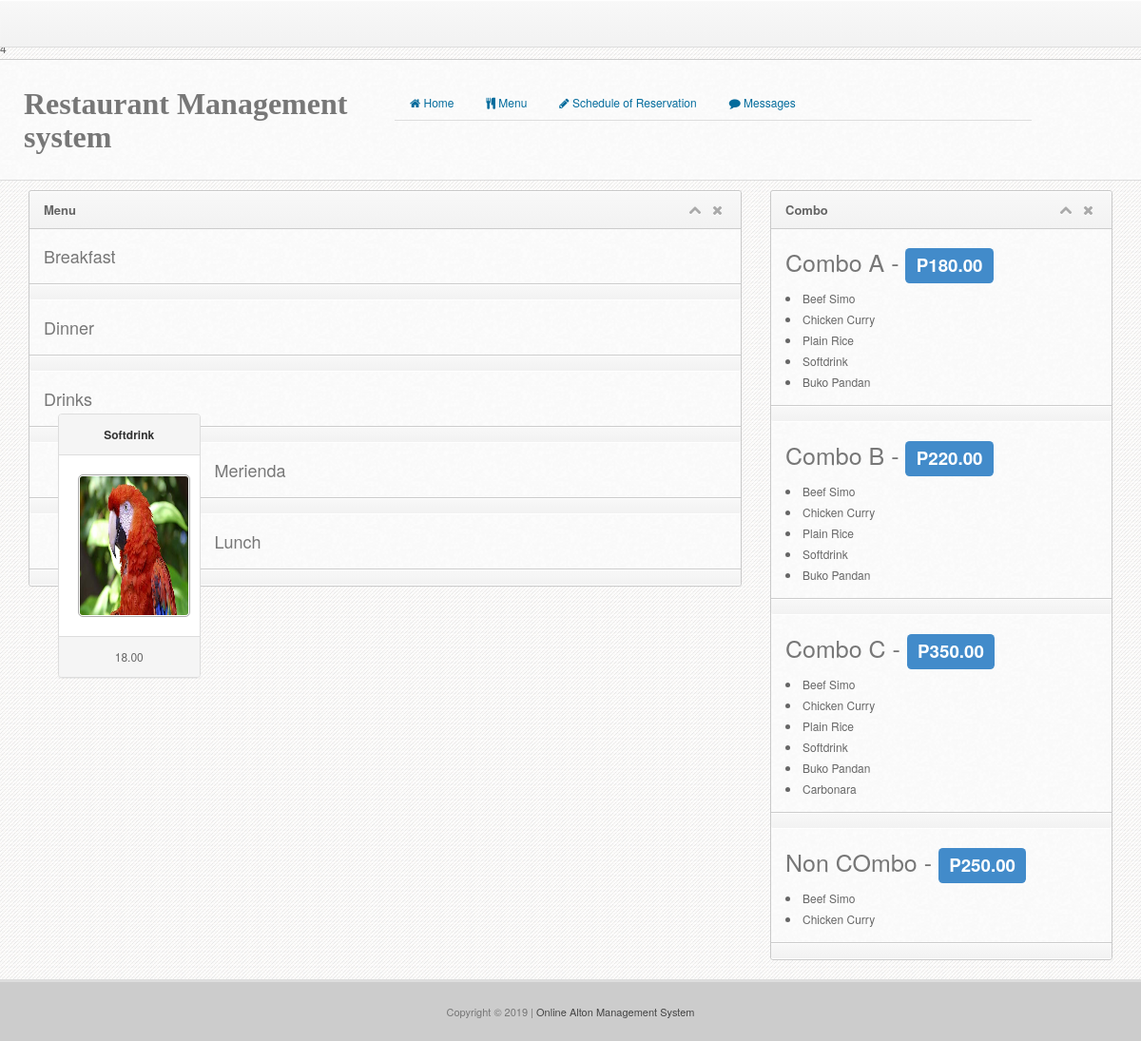
Page /menu.php on the committed database.
### tables this page shows
CREATE TABLE `subcategory` (
  `subcat_id` int(11) NOT NULL AUTO_INCREMENT,
  `subcat_name` varchar(30) NOT NULL,
  PRIMARY KEY (`subcat_id`)
);

CREATE TABLE `menu` (
  `menu_id` int(11) NOT NULL AUTO_INCREMENT,
  `menu_name` varchar(50) NOT NULL,
  `cat_id` int(30) NOT NULL,
  `subcat_name` varchar(30) NOT NULL,
  `menu_desc` varchar(100) NOT NULL,
  `menu_price` decimal(10,2) NOT NULL,
  `menu_pic` varchar(100) NOT NULL,
  PRIMARY KEY (`menu_id`)
);

CREATE TABLE `combo` (
  `combo_id` int(11) NOT NULL AUTO_INCREMENT,
  `combo_name` varchar(100) NOT NULL,
  `combo_price` decimal(10,2) NOT NULL,
  PRIMARY KEY (`combo_id`)
);

CREATE TABLE `combo_details` (
  `combo_details_id` int(11) NOT NULL AUTO_INCREMENT,
  `combo_id` int(11) NOT NULL,
  `cat_id` int(11) NOT NULL,
  PRIMARY KEY (`combo_details_id`)
);

### menu.php (the view, shortened to what this page needs)
<!DOCTYPE html>
<html lang="en">
<?php include 'header.php';?>
<body>
<?php include 'navbar.php';?>
<?php include 'menu-tab.php';?>
<div class="content">
      <div class="matter">
        <div class="container">
          <div class="row">
            <div class="col-md-8">
              <div class="widget">
                <div class="widget-head">
                  <div class="pull-left">Menu</div>
                  <div class="widget-icons pull-right">
                    <a href="#" class="wminimize"><i class="fa fa-chevron-up"></i></a>
                    <a href="#" class="wclose"><i class="fa fa-times"></i></a>
                  </div>
                  <div class="clearfix"></div>
                </div>
<?php
  include('includes/dbcon.php');
  $query=mysqli_query($con,"select * from subcategory")or die(mysqli_error($con));
    while ($row=mysqli_fetch_array($query)){
      $subcat_id=$row['subcat_id'];
      $subcat_name=$row['subcat_name'];
?>
                <div class="widget-content">
                  <div class="padd">
                    <h3><?php echo $subcat_name;?></h3>
                    <div class="gallery">
<?php
              $querym=mysqli_query($con,"select * from menu natural join subcategory where subcat_id='$subcat_id' order by menu_name")or die(mysqli_error($con));
              while ($rowm=mysqli_fetch_array($querym)){
                $pic=$rowm['menu_pic'];
?>
                   <div class="col-md-3">
                     <div class="panel panel-default">
                    <div class="panel-heading text-center">
                      <b><?php echo $menu=$rowm['menu_name']; ?></b>
                    </div>
                    <div class="panel-body  text-center">
                        <img src="images/<?php echo $pic;?>"   else{echo $rowm['photo'];} "  height="150px;" width="100%">
                    </div>
                    <div class="panel-footer text-center">
                    <?php echo number_format($price=$rowm['menu_price'], 2); ?>
                    </div>
                  </div>
                </div>
                     <?php }?>
                    </div>
                  </div>
                  <div class="widget-foot">
                  </div>
                </div>
<?php }?>
              </div>
            </div>
            <div class="col-md-4">
              <div class="widget">
                <div class="widget-head">
                  <div class="pull-left">Combo</div>
                  <div class="widget-icons pull-right">
                    <a href="#" class="wminimize"><i class="fa fa-chevron-up"></i></a>
                    <a href="#" class="wclose"><i class="fa fa-times"></i></a>
                  </div>
                  <div class="clearfix"></div>
                </div>
<?php
  include('includes/dbcon.php');
  $query=mysqli_query($con,"select * from combo")or die(mysqli_error($con));
    while ($row=mysqli_fetch_array($query)){
      $combo_id=$row['combo_id'];
      $combo_name=$row['combo_name'];
      $price=$row['combo_price'];
?>
                <div class="widget-content">
                  <div class="padd">
                    <h2><?php echo $combo_name." - <span class='label label-primary'>P".$price."</span>";?></h2>
        <h1>  <?php
              $querym=mysqli_query($con,"select * from combo_details natural join menu where combo_id='$combo_id' group by menu_id")or die(mysqli_error($con));
              while ($rowm=mysqli_fetch_array($querym)){
                $menu_name=$rowm['menu_name'];
?>   </h1>
                    <li>
                      <?php echo $menu_name;?>
                    </li>
                     <?php }?>
                  </div>
                  <div class="widget-foot">
                  </div>
                </div>
<?php }?>
              </div>
            </div>
          </div>
        </div>
    </div>
</div>
<?php include 'footer.php';?>
</body>
</html>

### css/style.css (style rules this page uses)
body { font-size: 12px; line-height: 22px; color: #666; border-top: 3px solid #eee; background:#343434 url("../img/back.png") repeat; padding-top: 37px; -webkit-font-smoothing: antialiased; }
h1,h2,h3,h4,h5,h6 { padding: 2px 0px; margin: 2px 0px; color: #777; }
h2 { font-size: 25px; line-height: 35px; }
h3 { font-size: 18px; line-height: 23px; }
a { color: #026b9c; }
.widget { border: 1px solid #c9c9c9; border-radius: 3px; margin-top: 10px; margin-bottom: 20px; background: #fafafa url('../img/cream.png') repeat; }
.widget .padd, .modal-body { padding: 13px 15px; }
.widget .widget-head,.modal-header { background-color: #f8f8f8; background: -webkit-gradient(linear, left top, left bottom, from(#f8f8f8), to(#f2f2f2)); background: -webkit-linear-gradient(top, #f8f8f8, #f2f2f2); background: -moz-linear-gradient(top, #f8f8f8, #f2f2f2); background: -ms-linear-gradient(top, #f8f8f8, #f2f2f2); background: -o-linear-gradient(top, #f8f8f8, #f2f2f2); background: linear-gradient(top, #f8f8f8, #f2f2f2); border-top-right-radius: 3px; border-top-left-radius: 3px; text-shadow:0px 1px #fff; border-bottom: 1px solid #ccc; border-top: 1px solid #fff; color: #666; font-size: 13px; font-weight: bold; padding: 8px 15px; }
.widget .widget-head .widget-icons i { font-size: 14px; margin: 0px 4px; }
.widget .widget-head .widget-icons a { color: #aaa; }
.widget .widget-foot, .modal-footer { background-color: #f8f8f8; background: -webkit-gradient(linear, left top, left bottom, from(#f8f8f8), to(#f2f2f2)); background: -webkit-linear-gradient(top, #f8f8f8, #f2f2f2); background: -moz-linear-gradient(top, #f8f8f8, #f2f2f2); background: -ms-linear-gradient(top, #f8f8f8, #f2f2f2); background: -o-linear-gradient(top, #f8f8f8, #f2f2f2); background: linear-gradient(top, #f8f8f8, #f2f2f2); border-bottom-right-radius: 3px; border-bottom-left-radius: 3px; text-shadow:0px 1px #fff; border-bottom: 1px solid #fff; border-top: 1px solid #ccc; padding: 8px 15px; font-size: 12px; color: #555; box-shadow: inset 0px 1px 1px #fff; }
.gallery img { max-width: 170px; margin: 5px; padding: 1px; border: 1px solid #aaa; border-radius: 5px; }

### rows in the picture
subcategory: subcat_name "Breakfast"
subcategory: subcat_name "Dinner"
subcategory: subcat_name "Drinks"
menu: menu_name "Softdrink", menu_pic (picture), menu_price "18.00"
subcategory: subcat_name "Merienda"
subcategory: subcat_name "Lunch"
combo: combo_name "Combo A", combo_price "180.00"
combo_details: menu.menu_name "Beef Simo", menu.menu_name "Chicken Curry"
combo_details: menu.menu_name "Plain Rice"
combo_details: menu.menu_name "Softdrink"
combo_details: menu.menu_name "Buko Pandan"
combo: combo_name "Combo B", combo_price "220.00"
combo_details: menu.menu_name "Beef Simo", menu.menu_name "Chicken Curry"
combo_details: menu.menu_name "Plain Rice"
combo_details: menu.menu_name "Softdrink"
combo_details: menu.menu_name "Buko Pandan"
combo: combo_name "Combo C", combo_price "350.00"
combo_details: menu.menu_name "Beef Simo", menu.menu_name "Chicken Curry"
combo_details: menu.menu_name "Plain Rice"
combo_details: menu.menu_name "Softdrink"
combo_details: menu.menu_name "Buko Pandan"
combo_details: menu.menu_name "Carbonara"
combo: combo_name "Non COmbo", combo_price "250.00"
combo_details: menu.menu_name "Beef Simo", menu.menu_name "Chicken Curry"
